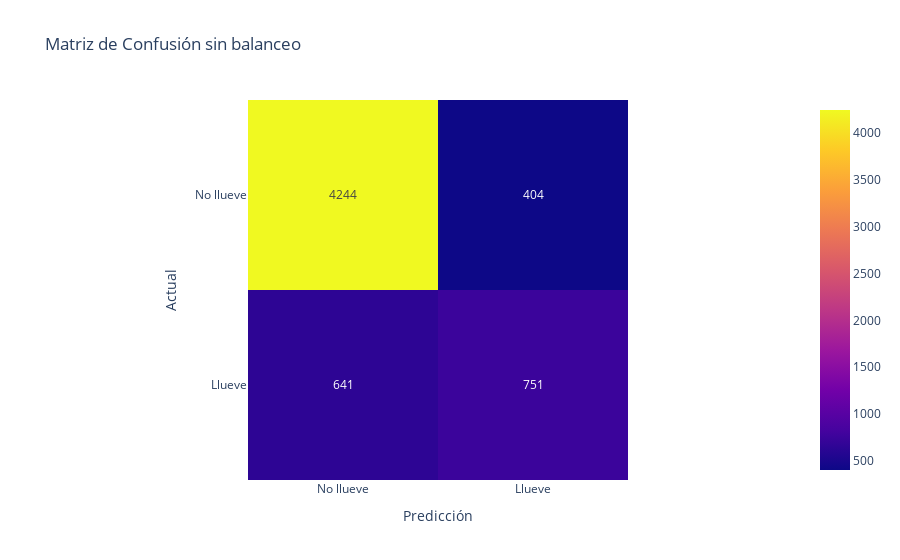

Here is the notebook cell this chart was saved with:
### Code cell
confusion_matrix_manual_model = mostrar_resultados(y_test,pred_y, 'Matriz de Confusión sin balanceo')
confusion_matrix_manual_model

### Figure 1 — Plotly figure (JSON) as saved in the notebook; plotly's stock layout.template omitted (floating-point values rounded to 4 significant figures)
{"data": [{"coloraxis": "coloraxis", "hovertemplate": "Predicción: %{x}<br>Actual: %{y}<br>color: %{z}<extra></extra>", "name": "0", "texttemplate": "%{z}", "type": "heatmap", "x": ["No llueve", "Llueve"], "xaxis": "x", "y": ["No llueve", "Llueve"], "yaxis": "y", "z": [[4244, 404], [641, 751]]}], "layout": {"coloraxis": {"colorscale": [[0, "#0d0887"], [0.1111, "#46039f"], [0.2222, "#7201a8"], [0.3333, "#9c179e"], [0.4444, "#bd3786"], [0.5556, "#d8576b"], [0.6667, "#ed7953"], [0.7778, "#fb9f3a"], [0.8889, "#fdca26"], [1, "#f0f921"]]}, "title": {"text": "Matriz de Confusión sin balanceo"}, "xaxis": {"anchor": "y", "constrain": "domain", "domain": [0, 1], "scaleanchor": "y", "title": {"text": "Predicción"}}, "yaxis": {"anchor": "x", "autorange": "reversed", "constrain": "domain", "domain": [0, 1], "title": {"text": "Actual"}}}}
